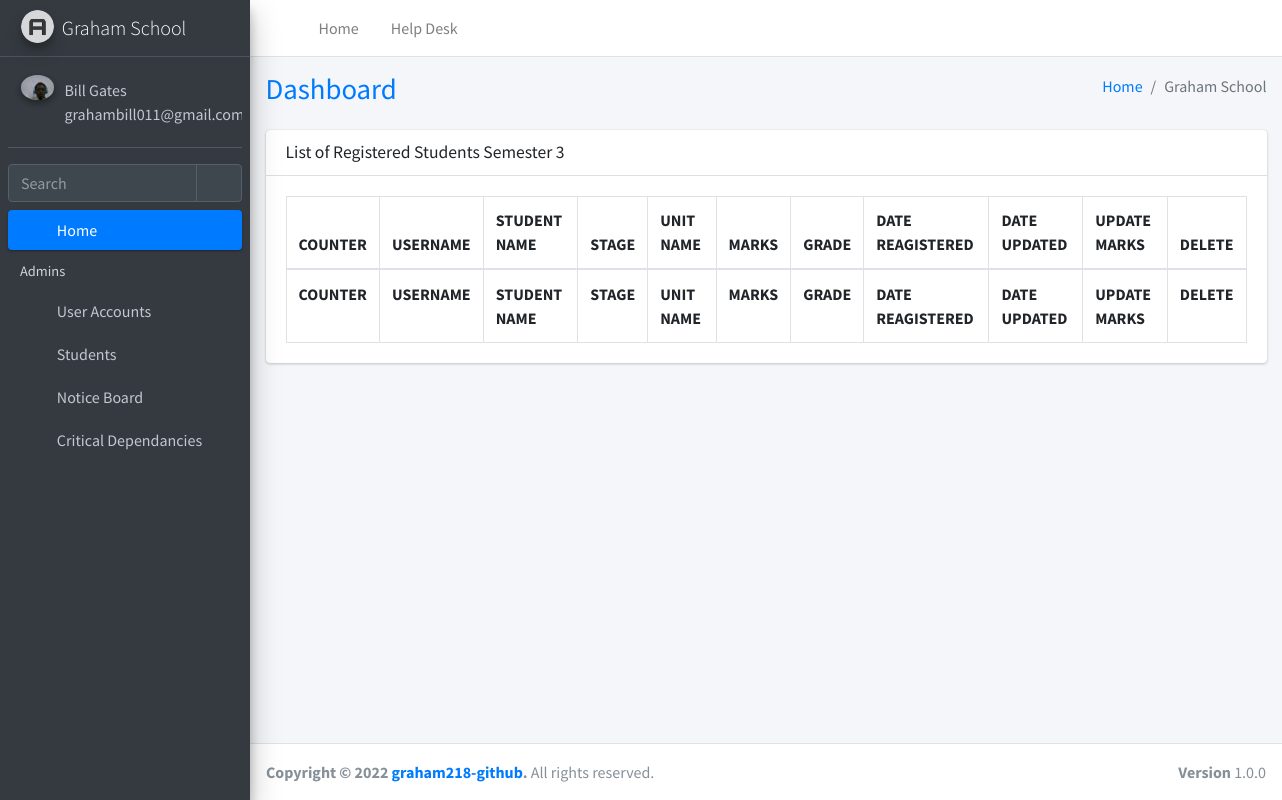
/school/list_registered_units3/ (signed in), run on an earlier commit of the app's database.
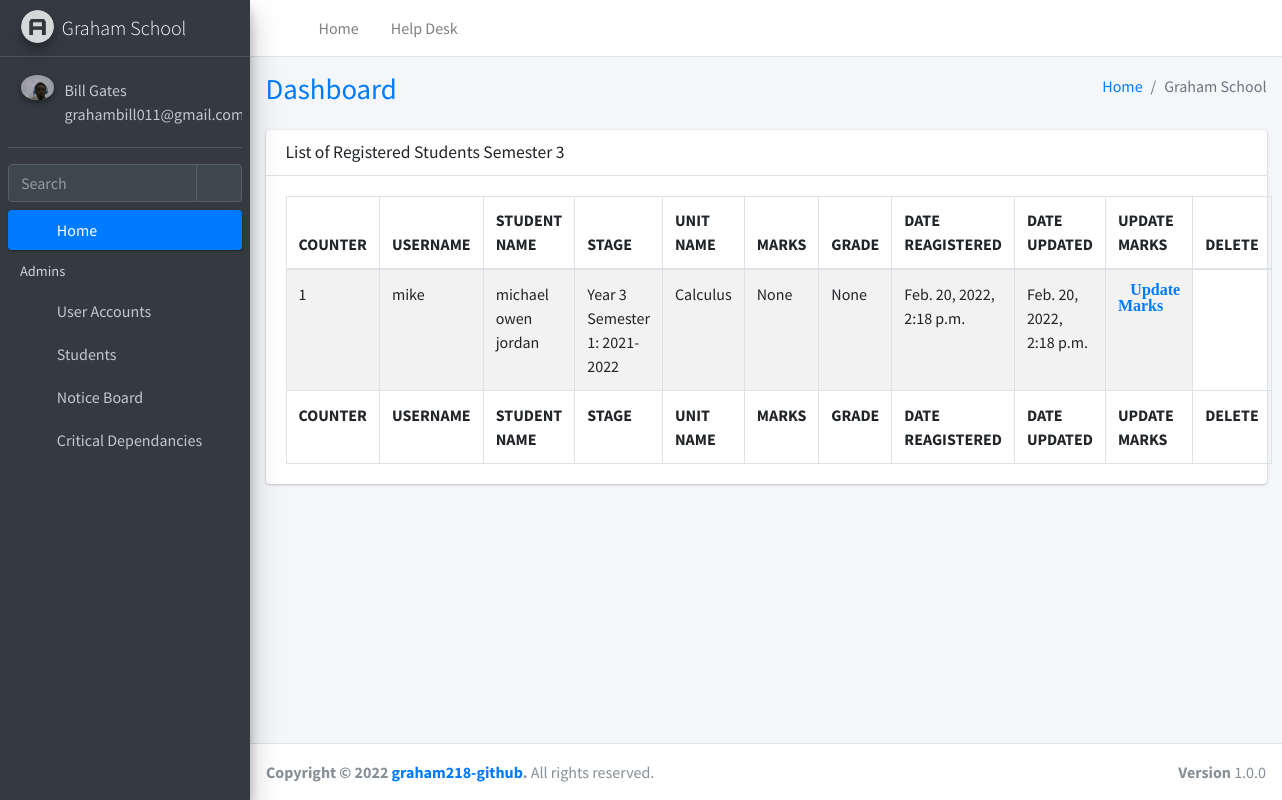
And on a later commit of the database.
### custom_user/models.py (models this page shows)
class User(AbstractUser):
    first_name=models.CharField(max_length=255, blank=False, null=False, default="John")
    middle_name=models.CharField(max_length=255, blank=False, null=False, default="Doe")
    last_name=models.CharField(max_length=255, blank=False, null=False, default="Smith")
    profile_photo = models.ImageField(upload_to="profile_pics/", blank=True)
    is_admin = models.BooleanField(default=False)
    is_student = models.BooleanField(default=False)
    is_lecturer = models.BooleanField(default=False)
    is_supplier = models.BooleanField(default=False)
    is_non_staff = models.BooleanField(default=False)

### school/models.py (models this page shows, shortened)
class marks_yr3(models.Model):
    user = models.ForeignKey(User, max_length=255, on_delete=models.CASCADE, blank=True)
    full_name = models.CharField(max_length=255, blank=True, null=True)
    stage = models.ForeignKey(Stages, max_length=255, on_delete=models.CASCADE, blank=False)
    unit_or_subject_name = models.ForeignKey(Units, max_length=255, on_delete=models.CASCADE, blank=False)
    marks = models.CharField(max_length=255, blank=True, null=True)
    grade = models.CharField(max_length=255, blank=True, null=True)
    date_created = models.DateTimeField(
        null=True, blank=True, auto_now_add=True)
    date_updated = models.DateTimeField(null=True, blank=True, auto_now=True)

class Stages(models.Model):
    year = models.CharField(max_length=255, blank=True, null=True)
    def __str__(self):
        return self.year

class Units(models.Model):
    unit_name = models.CharField(max_length=255, blank=True, null=True)
    date_created = models.DateTimeField(
        null=True, blank=True, auto_now_add=True)
    date_updated = models.DateTimeField(null=True, blank=True, auto_now=True)
    def __str__(self):
        return self.unit_name

### school/my_views.py (the view)
# urls.py: path('list_registered_units3/', my_views.list_registered_units3, name='list_registered_units3'),
def list_registered_units3(request):
    title = 'List of Registered Students Semester 3'
    queryset = marks_yr3.objects.all()
    context = {
        "title": title,
        "queryset": queryset,
    }
    return render(request, "units/list_registered_units/list_registered_units_yr3.html", context)

### school/templates/units/list_registered_units/list_registered_units_yr3.html (shortened to what this page needs)
{% extends 'index2.html' %}
{% load static %}
{% block content %}
<section class="content">
  <div class="container-fluid">
    <div class="row">
      <div class="col-12">
        <div class="card">
          <div class="card-header">
            <h3 class="card-title">{{title}}</h3>
          </div>
          <div class="card-body">
            <table id="faculty" class="table table-bordered table-striped">
              <thead>
                <tr>
                <tr>
                  <th> COUNTER </th>
                  <th> USERNAME </th>
                  <th> STUDENT NAME </th>
                  <th> STAGE </th>
                  <th> UNIT NAME </th>
                  <th> MARKS </th>
                  <th> GRADE </th>
                  <th> DATE REAGISTERED </th>
                  <th> DATE UPDATED </th>
                  <th>UPDATE MARKS</th>
                  {% if request.user.is_admin %}
                  <th>DELETE</th>
                  {% endif %}
                </tr>
              </thead>
              <tbody>
                {% for instance in queryset %}
                <tr>
                  <td>{{forloop.counter}}</td>
                  <td>{{instance.user}}</td>
                  <td>{{instance.full_name}}</td>
                  <td>{{instance.stage}}</td>
                  <td>{{instance.unit_or_subject_name}}</td>
                  <td>{{instance.marks}}</td>
                  <td>{{instance.grade}}</td>
                  <td>{{instance.date_created}}</td>
                  <td>{{instance.date_updated}}</td>
                  <td><a class="fa fa-edit" href="{% url 'school:insert_marks' instance.id%}">Update
                      Marks</a></td>
                </tr>
                {% endfor %}
              </tbody>
              <tfoot>
                <tr>
                  <th> COUNTER </th>
                  <th> USERNAME </th>
                  <th> STUDENT NAME </th>
                  <th> STAGE </th>
                  <th> UNIT NAME </th>
                  <th> MARKS </th>
                  <th> GRADE </th>
                  <th> DATE REAGISTERED </th>
                  <th> DATE UPDATED </th>
                  <th>UPDATE MARKS</th>
                  {% if request.user.is_admin %}
                  <th>DELETE</th>
                  {% endif %}
                </tr>
              </tfoot>
            </table>
          </div>
        </div>
      </div>
    </div>
  </div>
</section>
{% endblock content %}

### school/templates/index2.html (shortened to what this page needs)
{% load static %}
<!DOCTYPE html>
<html lang="en">
<head>
  {% include './scripts/head.html' %}
</head>
<body class="hold-transition sidebar-mini layout-fixed">
<div class="wrapper">
  {% include './components/navbar.html' %}
  {% include './components/sidebar.html' %}
  <div class="content-wrapper">
    {% include './components/content-header.html' %}
    {% block content %}
    {% endblock content %}
  </div>
  {% include './components/footer.html' %}
</div>
</body>
</html>

### school/templates/scripts/head.html (shortened to what this page needs)
{% load static %}
<link rel="stylesheet" href="{% static 'plugins/fontawesome-free/css/all.min.css' %}">
<link rel="stylesheet" href="{% static 'plugins/sweetalert2-theme-bootstrap-4/bootstrap-4.min.css' %}">
<link rel="stylesheet" href="{% static 'plugins/toastr/toastr.min.css' %}">
<link rel="stylesheet" href="{% static 'dist/css/adminlte.min.css' %}">
<link rel="stylesheet" href="{% static 'plugins/datatables-bs4/css/dataTables.bootstrap4.min.css' %}">
<link rel="stylesheet" href="{% static 'plugins/datatables-responsive/css/responsive.bootstrap4.min.css' %}">
<link rel="stylesheet" href="{% static 'plugins/datatables-buttons/css/buttons.bootstrap4.min.css' %}">

### school/templates/components/navbar.html (shortened to what this page needs)
{% load static %}
<nav class="main-header navbar navbar-expand navbar-white navbar-light">
    <ul class="navbar-nav">
      <li class="nav-item">
        <a class="nav-link" data-widget="pushmenu" href="/" role="button"><i class="fas fa-bars"></i></a>
      </li>
      <li class="nav-item d-none d-sm-inline-block">
        <a href="/" class="nav-link">Home</a>
      </li>
      <li class="nav-item d-none d-sm-inline-block">
        <a href="/" class="nav-link">Help Desk</a>
      </li>
    </ul>
    <ul class="navbar-nav ml-auto">
      <li class="nav-item">
        <a class="nav-link" data-widget="navbar-search" href="/" role="button">
          <i class="fas fa-search"></i>
        </a>
      </li>
      <li class="nav-item dropdown">
        <a class="nav-link" data-toggle="dropdown" href="#">
          <i class="far fa-user"></i>
        </a>
      </li>
      <li class="nav-item">
        <a class="nav-link" data-widget="fullscreen" href="#" role="button">
          <i class="fas fa-expand-arrows-alt"></i>
        </a>
      </li>
    </ul>
  </nav>

### school/templates/components/sidebar.html (shortened to what this page needs)
{% load static %}
{% if request.user.is_authenticated %}
<aside class="main-sidebar sidebar-dark-primary elevation-4">
  <a href="/" class="brand-link">
    <img src="{% static 'dist/img/AdminLTELogo.png' %}" alt="AdminLTE Logo" class="brand-image img-circle elevation-3"
      style="opacity: .8">
    <span class="brand-text font-weight-light">Graham School</span>
  </a>
  <div class="sidebar">
    <div class="user-panel mt-3 pb-3 mb-3 d-flex">
      <div class="image">
        <img {% if request.user.profile_photo %}src="{{request.user.profile_photo.url}}" {% else %}src="{% static 'dist/img/user2-160x160.jpg' %}" {% endif %} class="img-circle elevation-2" alt="User Image">
      </div>
      <div class="info">
        <a href="/" class="d-block">{{request.user.first_name}} {{request.user.last_name}}</a>
        <a href="/" class="d-block">{{request.user.email}}</a>
      </div>
    </div>
    <div class="form-inline">
      <div class="input-group" data-widget="sidebar-search">
        <input class="form-control form-control-sidebar" type="search" placeholder="Search" aria-label="Search">
        <div class="input-group-append">
          <button class="btn btn-sidebar">
            <i class="fas fa-search fa-fw"></i>
          </button>
        </div>
      </div>
    </div>
    <nav class="mt-2">
      <ul class="nav nav-pills nav-sidebar flex-column" data-widget="treeview" role="menu" data-accordion="false">
        <li class="nav-item menu-open">
          <a href="/" class="nav-link active">
            <i class="nav-icon fas fa-tachometer-alt"></i>
            <p>
              Home
              <i class="right fas fa-angle-left"></i>
            </p>
          </a>
        </li>
      {% if request.user.is_admin %}
      <li class="nav-header">Admins</li>
      <li class="nav-item">
        <a href="" class="nav-link">
          <i class="nav-icon fas fa-users"></i>
          <p>
            User Accounts
            <i class="fas fa-angle-left right"></i>
          </p>
        </a>
      </li>
      <li class="nav-item">
        <a href="/" class="nav-link">
          <i class="nav-icon fas fa-graduation-cap"></i>
          <p>
            Students
            <i class="fas fa-angle-left right"></i>
          </p>
        </a>
      </li>
      <li class="nav-item">
        <a href="/" class="nav-link">
          <i class="nav-icon fas fa-tv"></i>
          <p>
            Notice Board
            <i class="fas fa-angle-left right"></i>
          </p>
        </a>
      </li>
      <li class="nav-item">
        <a href="/" class="nav-link">
          <i class="nav-icon fas fa-school"></i>
          <p>
            Critical Dependancies
            <i class="fas fa-angle-left right"></i>
          </p>
        </a>
      </li>
      {% endif %}
      </ul>
    </nav>
  </div>
</aside>
{% endif %}

### school/templates/components/content-header.html
{% load static %}
<div class="content-header">
    <div class="container-fluid">
      <div class="row mb-2">
        <div class="col-sm-6">
          <h1 class="m-0"><a href="/">Dashboard</a></h1>
        </div>
        <div class="col-sm-6">
          <ol class="breadcrumb float-sm-right">
            <li class="breadcrumb-item"><a href="/">Home</a></li>
            <li class="breadcrumb-item active">Graham School</li>
          </ol>
        </div>
      </div>
    </div>
  </div>

### school/templates/messages.html (shortened to what this page needs)
{% load static %}

### school/templates/components/footer.html
<footer class="main-footer">
    <strong>Copyright &copy; 2022 <a href="https://github.com/graham218">graham218-github</a>.</strong>
    All rights reserved.
    <div class="float-right d-none d-sm-inline-block">
      <b>Version</b> 1.0.0
    </div>
  </footer>

### school/templates/scripts/js.html (shortened to what this page needs)
{% load static %}

What changed in the data, as far as the page shows it:
added marks_yr3: user "mike", full_name "michael owen jordan", stage "Year 3 Semester 1: 2021-2022", unit_or_subject_name "Calculus", marks "None", grade "None", date_created "Feb. 20, 2022, 2:18 p.m.", date_updated "Feb. 20, 2022, 2:18 p.m."
